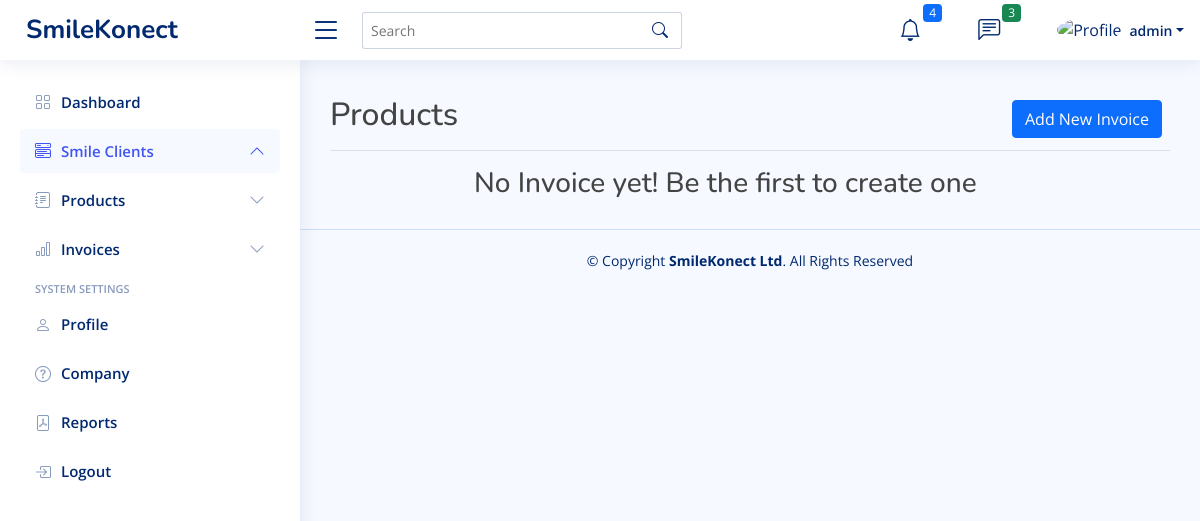
Before: /dashboard/products (signed in) with the older database file.
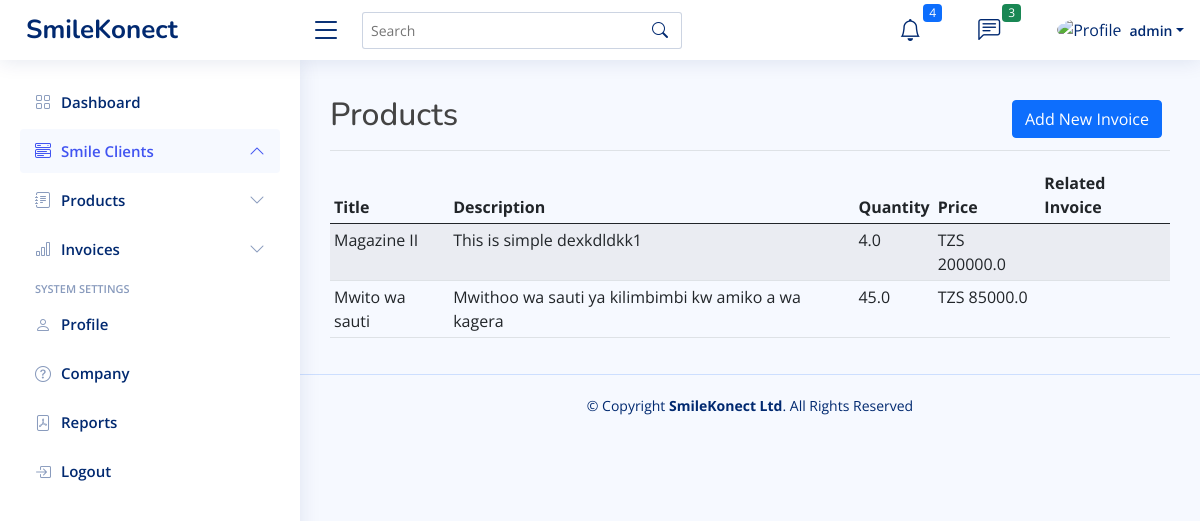
After: the same page with the newer database file.
### smileKonect/models.py (models this page shows, shortened)
class Product(models.Model):
    CURRENCY = [
    ('TZS', 'TZS'),
    ('$', 'USD'),
    ]
    title = models.CharField(null=True, blank=True, max_length=100)
    description = models.TextField(null=True, blank=True)
    quantity = models.FloatField(null=True, blank=True)
    price = models.FloatField(null=True, blank=True)
    currency = models.CharField(choices=CURRENCY, default='R', max_length=100)
    invoice = models.ForeignKey(Invoice, blank=True, null=True, on_delete=models.CASCADE)
    uniqueId = models.CharField(null=True, blank=True, max_length=100)
    slug = models.SlugField(max_length=500, unique=True, blank=True, null=True)
    date_created = models.DateTimeField(blank=True, null=True)
    last_updated = models.DateTimeField(blank=True, null=True)

### smileKonect/views.py (the view)
# urls.py: path('dashboard/products',views.products, name='products'),
@login_required
def products(request):
    context = {}
    products = Product.objects.all()
    context['products'] = products
    return render(request, 'smile/products.html', context)

### smileKonect/templates/smile/products.html (shortened to what this page needs)
{% extends 'smile/base.html' %}
{% block content %}
<div class="d-flex justify-content-between flex-wrap flex-md-nowrap align-items-center pt-3 pb-2 mb-3 border-bottom">
    <h1 class="h2">Products</h1>
    <div class="btn-toolbar mb-2 mb-md-0">
      <div class="btn-group me-2">
        <a href="{% url 'create-invoice' %}"><button type="button" class="btn btn-primary">Add New Invoice</button></a>
      </div>
    </div>
  </div>
  {% if products|length > 0 %}
  <div class="table-responsive">
    <table class="table table-striped table-sm">
      <thead>
        <tr>
          <th>Title</th>
          <th>Description</th>
          <th>Quantity</th>
          <th>Price</th>
          <th>Related Invoice</th>
        </tr>
      </thead>
      <tbody>
        {% for product in products %}
      <tr>
        <td>{{product.title}}</td>
        <td>{{product.description}}</td>
        <td>{{product.quantity}}</td>
        <td>{{product.currency}} {{product.price}}</td>
        <td></td>
      </tr>
        {% endfor %}
      </tbody>
    </table>
  </div>
  {% else %}
  <div class="row">
    <div class="col-lg-2">
    </div>
    <div class="col-lg-8">
      <h3>No Invoice yet! Be the first to create one</h3>
    </div>
  </div>
  {% endif %}
{% endblock %}

Changed rows visible on the page:
added Product: title "Magazine II", description "This is simple dexkdldkk1", quantity "4.0", currency "TZS", price "200000.0"
added Product: title "Mwito wa sauti", description "Mwithoo wa sauti ya kilimbimbi kw amiko a wa kagera", quantity "45.0", currency "TZS", price "85000.0"
Other visible differences:
text no longer shown: "No Invoice yet! Be the first to create one"
text now shown: "Title Description Quantity Price Related Invoice"
